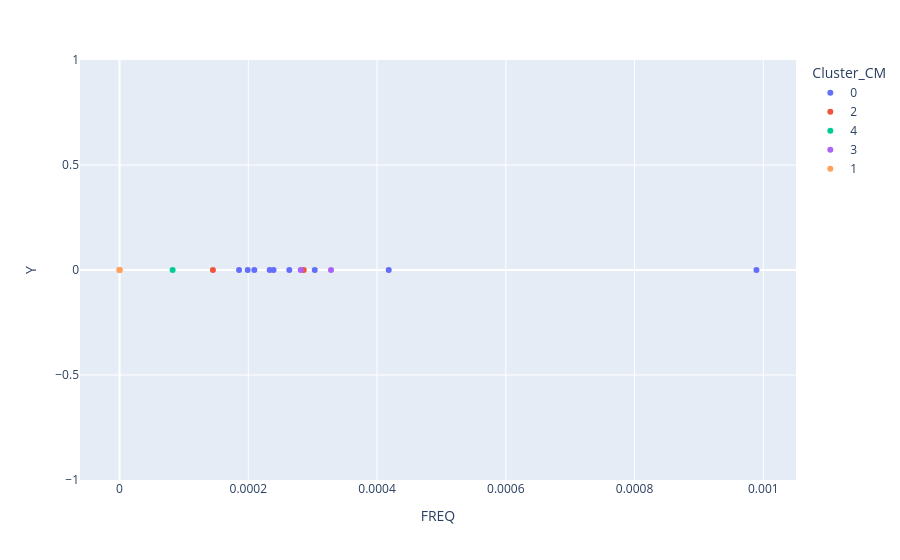

The code cell stored with this chart in its notebook:
### Code cell
# Visualisation
data["Cluster_CM"] = kmeans_CM.labels_
data["Cluster_CM"] = data["Cluster_CM"].astype(str)
data["Y"] = 0

fig = px.scatter(data, x="FREQ", y="Y", color="Cluster_CM")
fig.show()

### Figure 1 — Plotly figure (JSON) as saved in the notebook; plotly's stock layout.template omitted (floating-point values rounded to 4 significant figures)
{"data": [{"hovertemplate": "Cluster_CM=0<br>FREQ=%{x}<br>Y=%{y}<extra></extra>", "legendgroup": "0", "marker": {"color": "#636efa", "symbol": "circle"}, "mode": "markers", "name": "0", "orientation": "v", "showlegend": true, "type": "scatter", "x": [0.0002392, 0.0001991, 0.0002093, 0.0002637, 0.0001856, 0.0003032, 0.0004181, 0.0002332, 0.0009893], "xaxis": "x", "y": [0, 0, 0, 0, 0, 0, 0, 0, 0], "yaxis": "y"}, {"hovertemplate": "Cluster_CM=2<br>FREQ=%{x}<br>Y=%{y}<extra></extra>", "legendgroup": "2", "marker": {"color": "#EF553B", "symbol": "circle"}, "mode": "markers", "name": "2", "orientation": "v", "showlegend": true, "type": "scatter", "x": [0.0001451, 0.0002861], "xaxis": "x", "y": [0, 0], "yaxis": "y"}, {"hovertemplate": "Cluster_CM=4<br>FREQ=%{x}<br>Y=%{y}<extra></extra>", "legendgroup": "4", "marker": {"color": "#00cc96", "symbol": "circle"}, "mode": "markers", "name": "4", "orientation": "v", "showlegend": true, "type": "scatter", "x": [8.244e-05], "xaxis": "x", "y": [0], "yaxis": "y"}, {"hovertemplate": "Cluster_CM=3<br>FREQ=%{x}<br>Y=%{y}<extra></extra>", "legendgroup": "3", "marker": {"color": "#ab63fa", "symbol": "circle"}, "mode": "markers", "name": "3", "orientation": "v", "showlegend": true, "type": "scatter", "x": [0.0002814, 0.0003285], "xaxis": "x", "y": [0, 0], "yaxis": "y"}, {"hovertemplate": "Cluster_CM=1<br>FREQ=%{x}<br>Y=%{y}<extra></extra>", "legendgroup": "1", "marker": {"color": "#FFA15A", "symbol": "circle"}, "mode": "markers", "name": "1", "orientation": "v", "showlegend": true, "type": "scatter", "x": [0.0, 0.0, 0.0], "xaxis": "x", "y": [0, 0, 0], "yaxis": "y"}], "layout": {"legend": {"title": {"text": "Cluster_CM"}, "tracegroupgap": 0}, "margin": {"t": 60}, "xaxis": {"anchor": "y", "domain": [0, 1], "title": {"text": "FREQ"}}, "yaxis": {"anchor": "x", "domain": [0, 1], "title": {"text": "Y"}}}}
